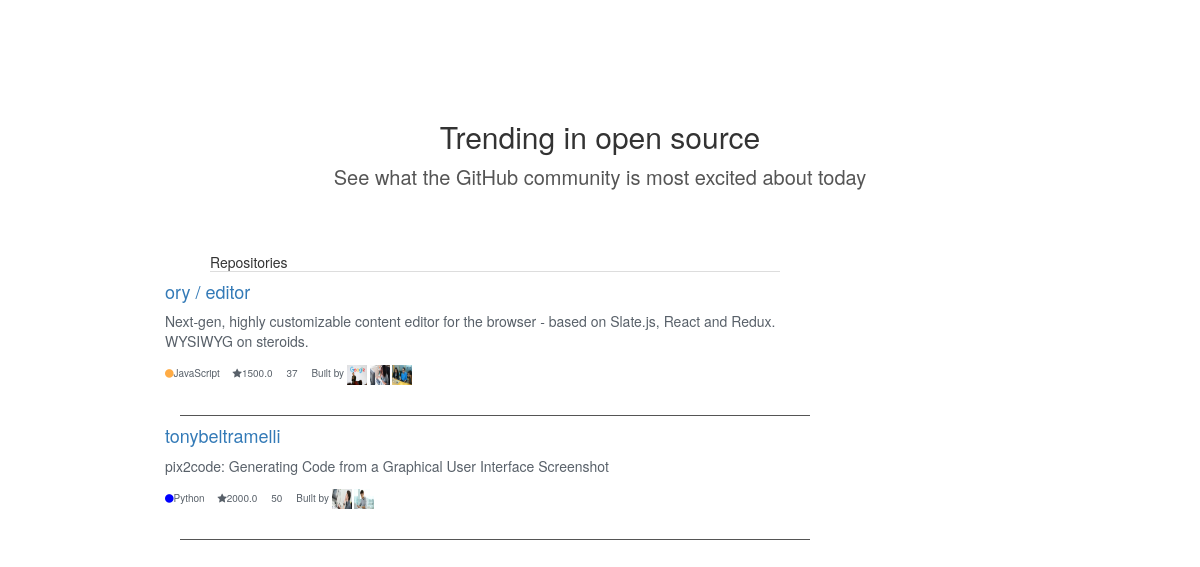
The page / on the database its author committed.
### data/models.py (models this page shows, shortened)
class Repositories(models.Model):
    title = models.CharField(max_length=255, blank=True, null=True)
    description = models.TextField()
    rating = models.FloatField()
    connections = models.IntegerField()
    language = models.CharField(max_length=255, blank=True, null=True)
    built_by = models.ManyToManyField(BuiltBy, blank=True)

class BuiltBy(models.Model):
    name = models.CharField(max_length=255, blank=True, null=True)
    image = models.ImageField(upload_to=built_image, blank=True, null=True)

### data/views.py (the view)
# urls.py: url(r'^$', 'data.views.home', name='home'),
def home(request):
    repo_list = []
    repo_objs  = Repositories.objects.all()
    for repo in repo_objs:
        images = repo.built_by.all()
        for img in images:
            print img.image
    context = {'repo_objs': repo_objs}
    return render(request, 'data/home.html', context)

### data/templates/data/home.html (shortened to what this page needs)
{% load staticfiles %}
<!doctype html>
<html lang="en">
<head>
    <link href="{% static 'common/css/bootstrap.min.css'%}" rel="stylesheet" />
    <link href="https://maxcdn.bootstrapcdn.com/font-awesome/4.7.0/css/font-awesome.min.css" rel="stylesheet">
    <link href="{% static 'data/css/home.css' %}" rel="stylesheet">
    <div class="row heading">
        <div class="row">
            <h2>Trending in open source</h2>
        </div>
        <div class="row">
            <p>See what the GitHub community is most excited about today</p>
        </div>
    </div>
</head>
<body>
    <div class="row">
        <div class="row mainbody">
            <div class="col-md-2">
            </div>
            <div class="col-md-6">
                <div class="container-fluid tabparent">
                    <ul class="nav nav-tabs" role="tablist">
                        <li class="active" role="presentation" id="repo">Repositories</li>
                    </ul>
                </div>
                <div id="repo_div" class="trans-inner-div" style="display: block">
                    {% for repo in repo_objs %}
                    <div class="row subrow">
                        <div class="row">
                            <a href="https://www.google.com"><h4>{{repo.title}}</h4></a>
                        </div>
                        <div class="row">
                            <p>{{repo.description}}</p>
                        </div>
                        <div class="row">
                            <span>
                                {% if repo.language == 'JavaScript' %}
                                <i class="fa fa-circle yellow-circle"></i>{{repo.language}}
                                {% else %}
                                <i class="fa fa-circle blue-circle"></i>{{repo.language}}
                                {% endif %}
                            </span>
                            <a><span><i class="fa fa-star"></i>{{repo.rating}}</span></a>
                            <span>{{repo.connections}}</span>
                            <span>Built by {% for img in repo.built_by.all %}
                                <img src="{{img.image.url}}" height="20" width="20">{% endfor %}</span>
                        </div>
                    </div>
                    {% endfor %}
                </div>
            </div>
            <div class="col-md-4">
            </div>
        </div>
    </div>
</body>
</html>

### data/static/data/css/home.css (style rules this page uses)
.mainbody { margin-top: 50px; }
.subrow { padding-bottom: 30px; border-bottom: 1px solid #555; }
.subrow span { padding-right:10px; font-size: 10px; color: #586069; }
.yellow-circle { color:#ffac45; }
.blue-circle { color:blue; }
.heading { text-align: center; margin-top: 100px; }
.heading p { font-size: 20px; color: #555; }
.fa-star { color: #586069 !important; }
.subrow p { color: #586069 !important; }
.subrow a { cursor: pointer; }

### rows shown on the page
Repositories: title "ory / editor", description "Next-gen, highly customizable content editor for the browser - based on Slate.js, React and Redux. WYSIWYG on steroids.", language "JavaScript", rating "1500.0", connections "37"
BuiltBy: image (picture)
BuiltBy: image (picture)
BuiltBy: image (picture)
Repositories: title "tonybeltramelli", description "pix2code: Generating Code from a Graphical User Interface Screenshot", language "Python", rating "2000.0", connections "50"
BuiltBy: image (picture)
BuiltBy: image (picture)
